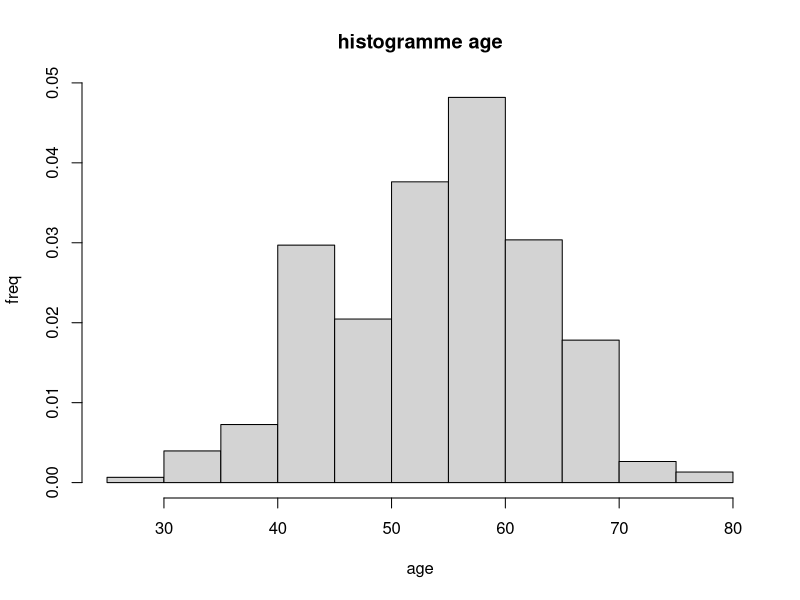
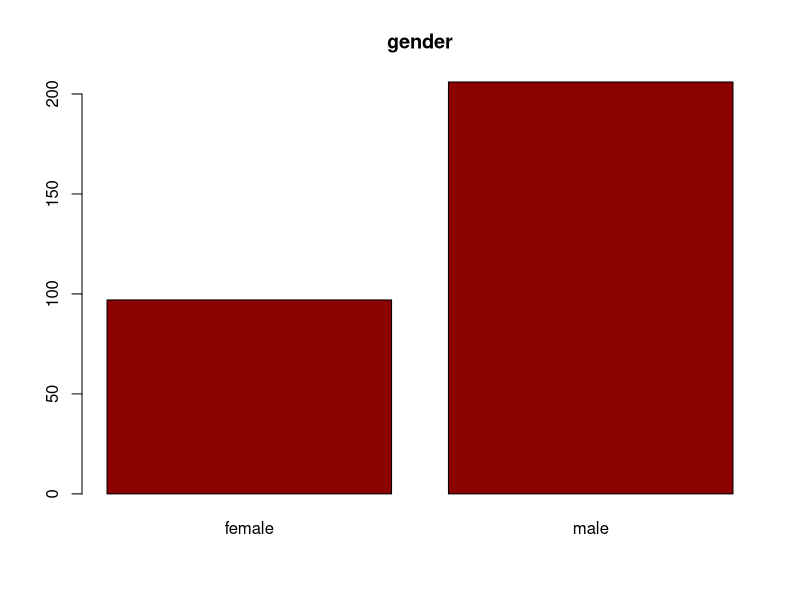
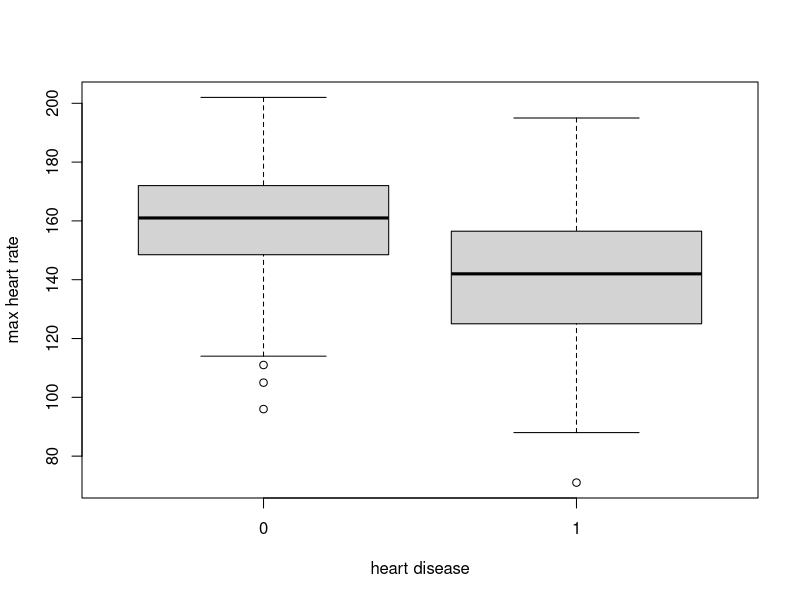
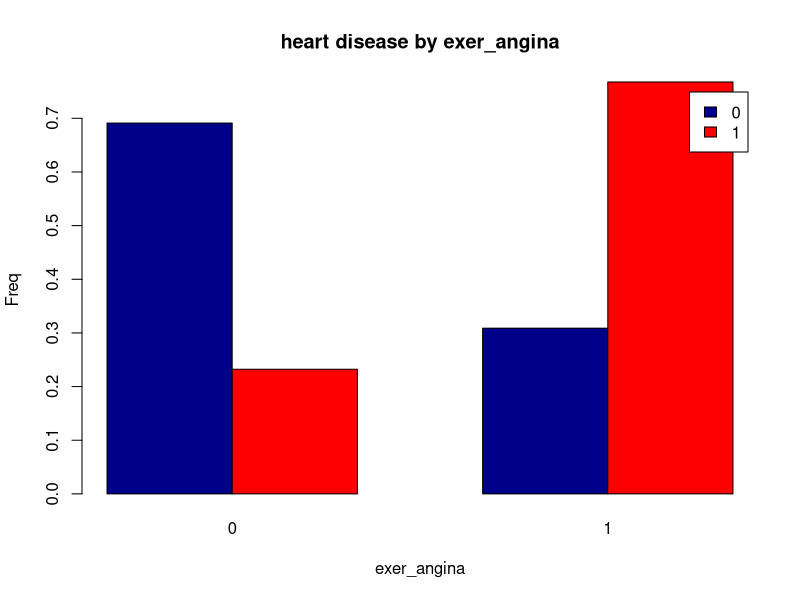

Write R code to recreate these figures, in order.
## dossier de travail   
## on va indiquer le dossier de travail 
setwd("~/codes/R_demo/")

#ls()  
#rm(list=ls())
#?rm  

## lecture    
database = read.csv2("heart_disease.csv")
## 
summary(database)
str(database)
##  

dim(database)
##
colnames(database)
##  
head(database)
tail(database)

## acces 
database[1,]
database[303,]
database[,1]
length(database[,1])
length(database$age)

## binariser 
database$gender = ifelse(database$gender=="male", 1, 0)
database$has_heart_disease = ifelse(database$has_heart_disease=="yes", 1, 0)
summary(database)

database$gender = as.factor(database$gender)
## magique !!!
attach(database)
database$thal
thal 
is.na(thal)

which(is.na(thal))

which(is.na(num_vessels_flour))

database[which(is.na(thal)),]


## tri et ordre 


## missing data 
complete.cases(database)
!complete.cases(database)

which(!complete.cases(database))
database_complete = database[which(complete.cases(database)),]
database_na = database[which(!complete.cases(database)),]

## fusion en rbind 
database = rbind.data.frame(database_complete, database_na)
tail(database)
rownames(database)

## fusion en cbind 

database_1 = database[,c("age", "gender")]
database_2 = database[,-c(1,2)]
database = cbind.data.frame(database_1, database_2)



summary(database)

## calcul sur chaque ligne

apply(database, 2, sd)

apply(na.omit(database), 2, sd)

## format factor !!
database$gender = as.factor(database$gender)
database$has_heart_disease = as.factor(database$has_heart_disease)
summary(database)


## tri par sort et order 

## graphiques 
hist(database$age, freq = F, main ="histogramme age", xlab="age", ylab="freq")

barplot(table(database$gender), col="darkred", main="gender", 
        names.arg = c("female", "male"))
boxplot(database$max_heart_rate~database$has_heart_disease, 
        ylab="max heart rate",
        xlab="heart disease")



## exer_angina
my_table = table(exer_angina, has_heart_disease)
my_table
barplot(prop.table(my_table, 1),
        main = "heart disease by exer_angina",
        xlab = "exer_angina", ylab = "Freq",
        col = c("darkblue", "red"),
        legend.text = rownames(my_table),
        beside = TRUE)# Grouped bars



## tester la différence de proportions 
prop.table(my_table, 1)
my_test = chisq.test(exer_angina, has_heart_disease, correct = FALSE)
print(my_test)
#save(my_test, file="my_test.rda")
#load("my_test.rda")

## force d'association 
require(Epi)
twoby2(1-exer_angina, 1-has_heart_disease)
